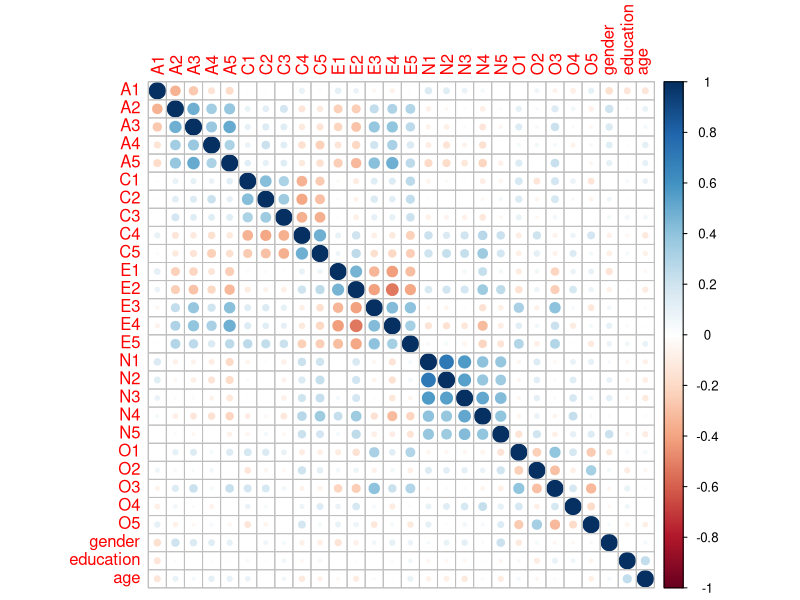
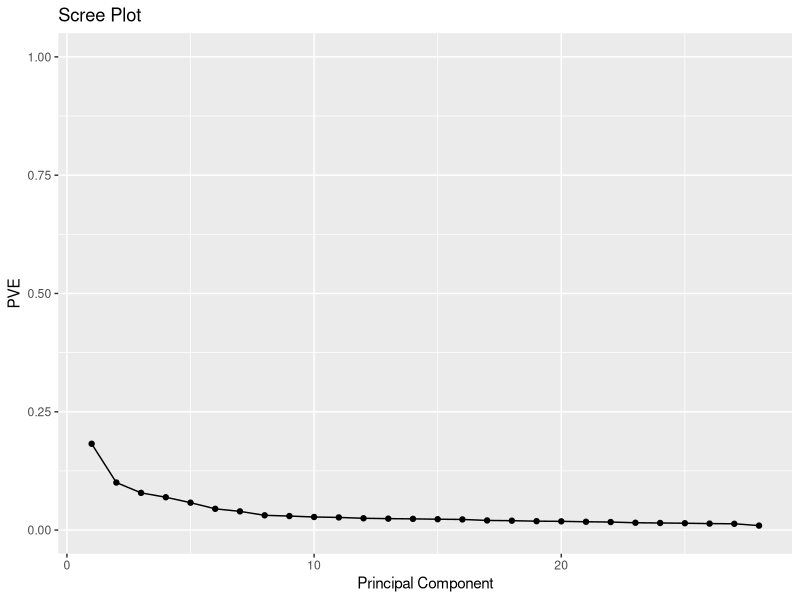
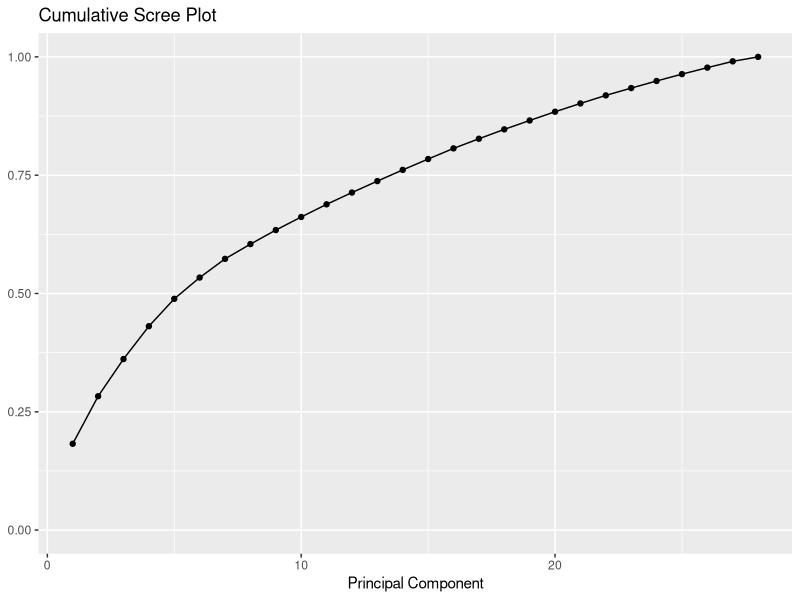

Generate these figures, in order, with R:
install.packages('psych')

library(psych)
library(tidyverse)
library(corrplot)


bfi_data <- psych::bfi

head(bfi_data)
dim(bfi_data)

bfi_data <- bfi_data %>% 
  drop_na()

length(names(bfi_data)) *20

corr_bfi <- cor(bfi_data)
corrplot(corr_bfi)

factor_analysis <- psych::fa(corr_bfi)
eigen <- factor_analysis$e.values

PVE <- eigen / sum(eigen) %>% sort()

qplot(c(1:28), PVE) + 
  geom_line() + 
  xlab("Principal Component") + 
  ylab("PVE") +
  ggtitle("Scree Plot") +
  ylim(0, 1)

qplot(c(1:28), cumsum(PVE)) + 
  geom_line() + 
  xlab("Principal Component") + 
  ylab(NULL) + 
  ggtitle("Cumulative Scree Plot") +
  ylim(0,1)
